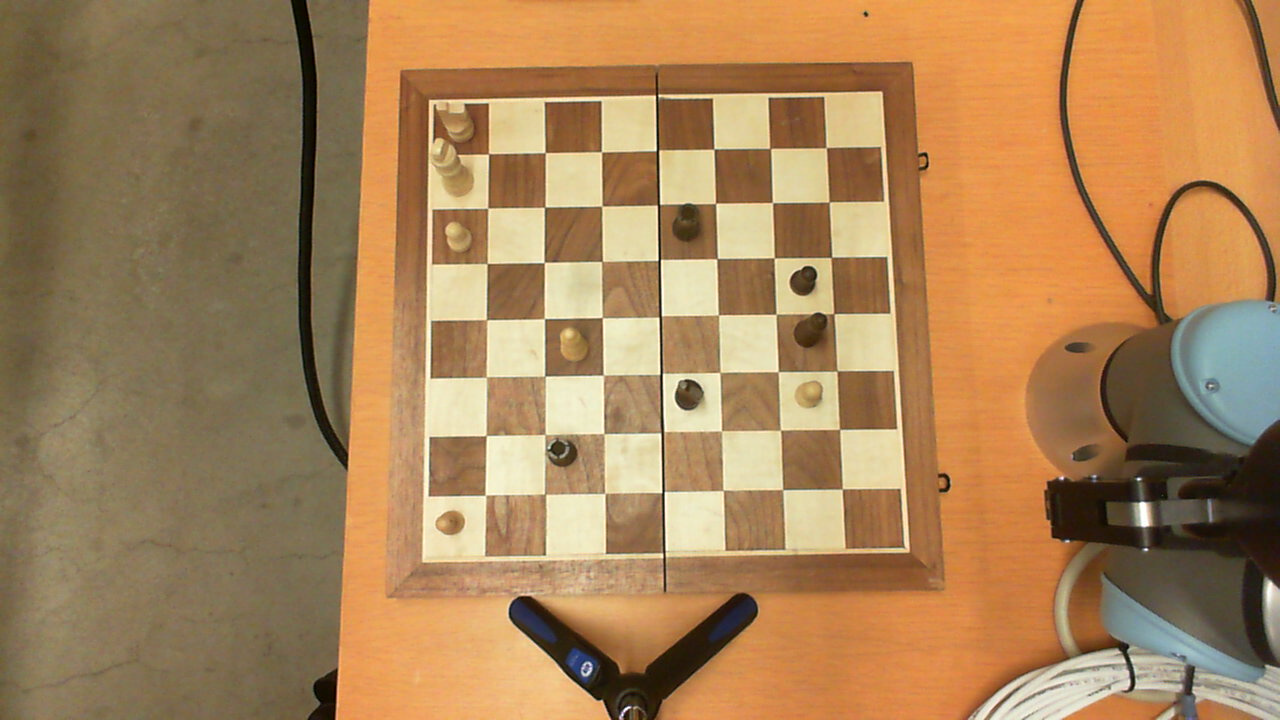
#> input picture computervision/images/2017-02-01-094746.jpg, 1280 x 720 px
$ python asdf.py images/2017-02-01-094746.jpg   (Python 2 division)   (older library calls are emulated)
#> lines starting #> are read from the running program, lines starting #| are printed output that depends on the picture; after the words box and inside, x2 and y2 are one past the last pixel; in counts of white or black regions, pixels touching at a corner belong together
import cv2
import numpy as np
import sys

def imshow(image):
    resized = cv2.resize(image, (image.shape[0]/3, image.shape[1]/3))
    cv2.imshow('output', resized)
    cv2.waitKey(0)

img = cv2.imread(sys.argv[1])
#> img is the input picture: shape (720, 1280, 3); mean B, G, R 88, 130.8, 167.8
img = cv2.GaussianBlur(img,(5,5),0)
gray = cv2.cvtColor(img,cv2.COLOR_BGR2GRAY)
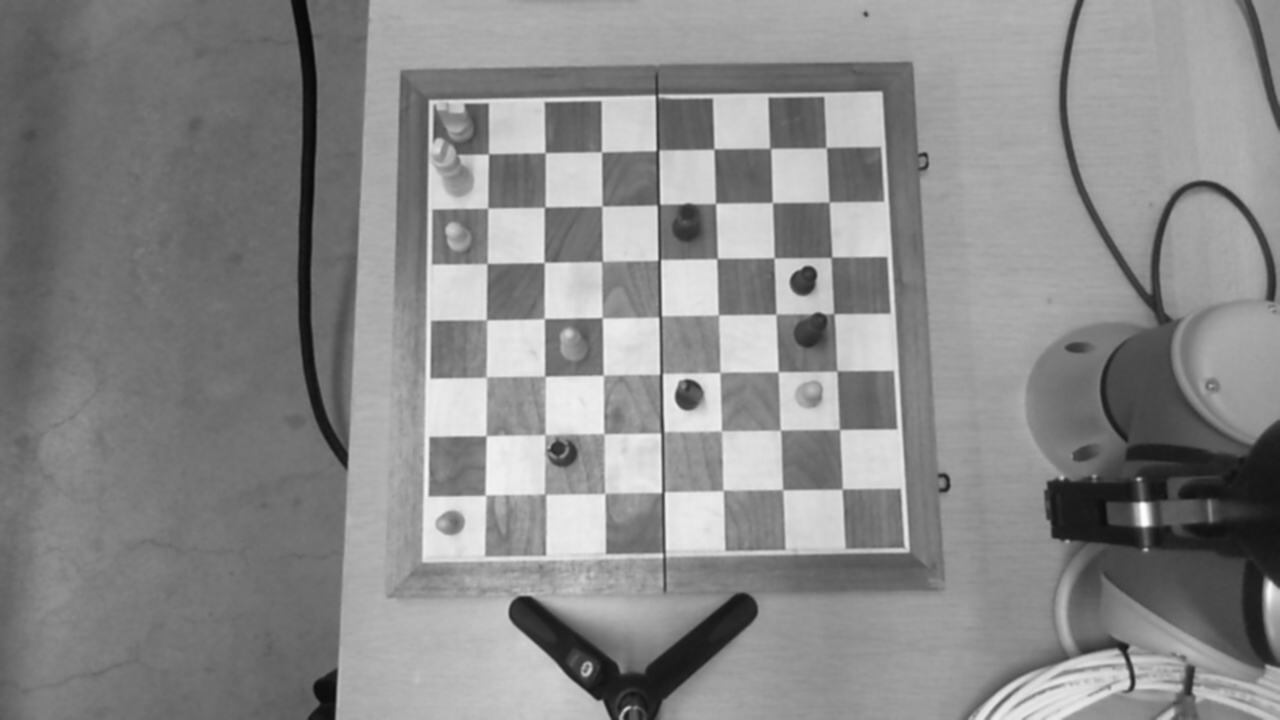
#> gray: shape (720, 1280); min 8, max 254, mean 137
mask = np.zeros((gray.shape),np.uint8)
# [6 lines of commented-out code are left out]
thresh = cv2.adaptiveThreshold(gray,255,0,1,19,2)
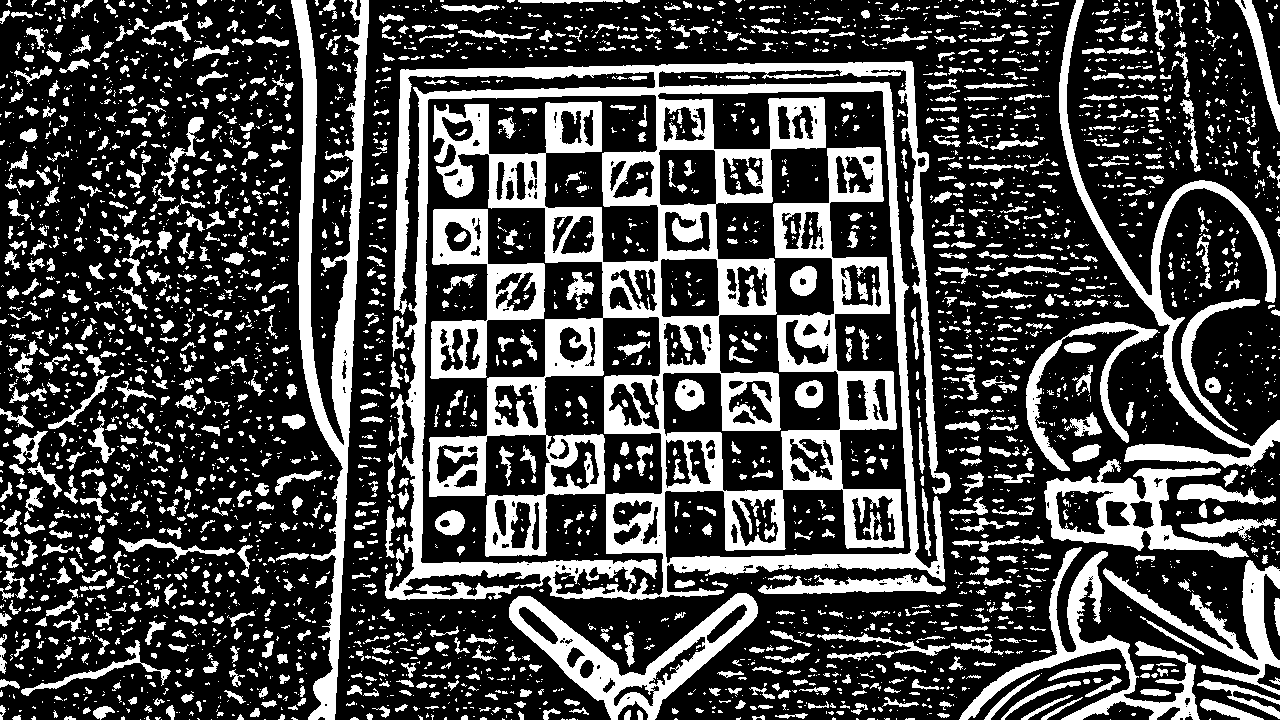
#> thresh: shape (720, 1280); 28.8% white; 3766 white regions (2521 under 20 px)
contour,hier = cv2.findContours(thresh,cv2.RETR_TREE,cv2.CHAIN_APPROX_SIMPLE)
#> contour = 4219 contours, 3238 with area under 20; largest, box (x1, y1, x2, y2) and area: (385, 61, 951, 600) 252040, (420, 94, 664, 596) 68825, (657, 90, 912, 564) 52752, (291, 0, 369, 720) 13682, (509, 593, 758, 720) 10579
imshow(thresh)
#> in imshow, `resized = cv2.resize(image, (image.shape[0]/3, image.shape[1]/3))`:
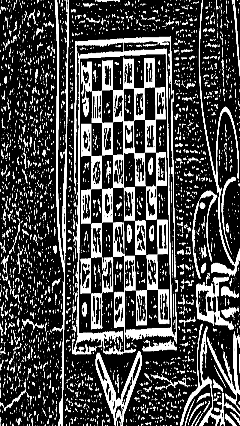
#> resized: shape (426, 240); min 0, max 255, mean 73.3
max_area = 0
best_cnt = None
for cnt in contour:
    area = cv2.contourArea(cnt)
    if area > 1000:
        if area > max_area:
            max_area = area
            best_cnt = cnt
#> this loop made 4219 passes
#> (area, max_area) on passes 788, 3114: (10579, 10579), (252040.5, 252040.5)
#> area on passes 34, 36, 38, 40, 47, 49: 20.5, 22.5, 20.5, 23, 29, 60
#> after the loop, best_cnt = contour of 2095 points, box (x1, y1, x2, y2) (385, 61, 951, 600), area 252040; max_area = 252040.5

cv2.drawContours(mask,[best_cnt],0,255,-1)
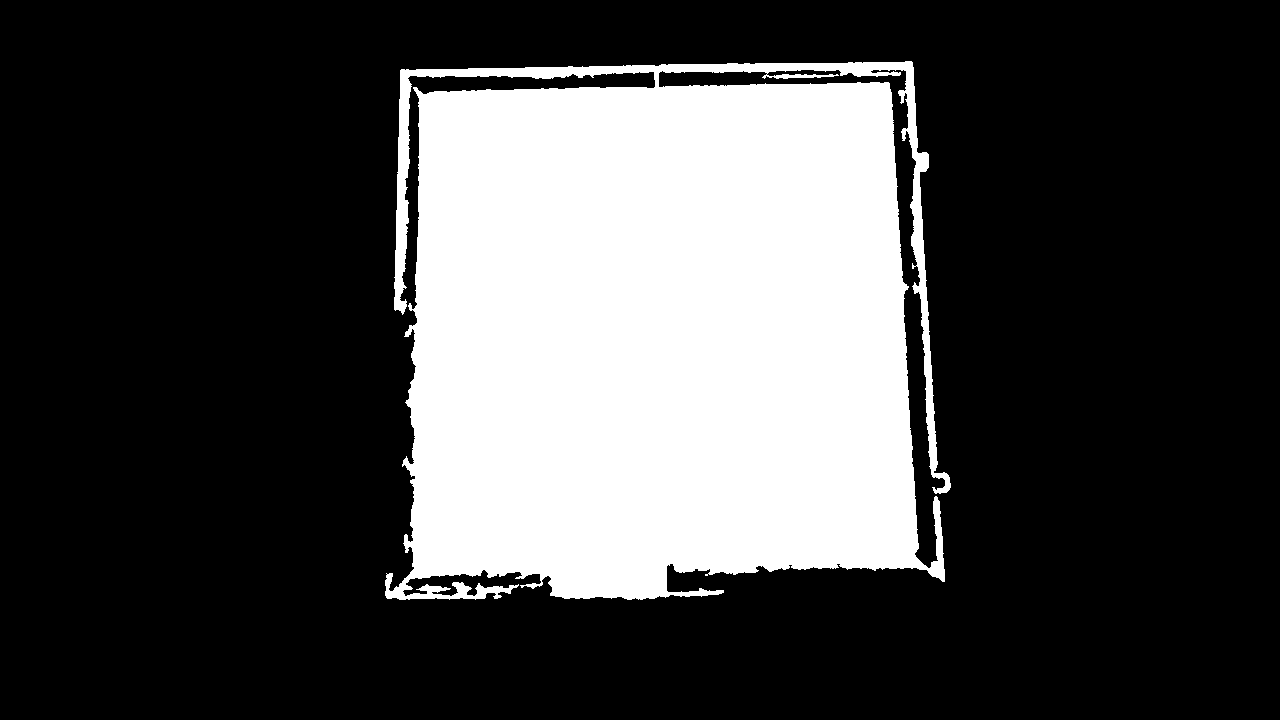
#> mask: shape (720, 1280); 27.7% white; 1 white region, box (x1, y1, x2, y2) and area: (385, 61, 951, 600) 254930
cv2.drawContours(mask,[best_cnt],0,0,2)
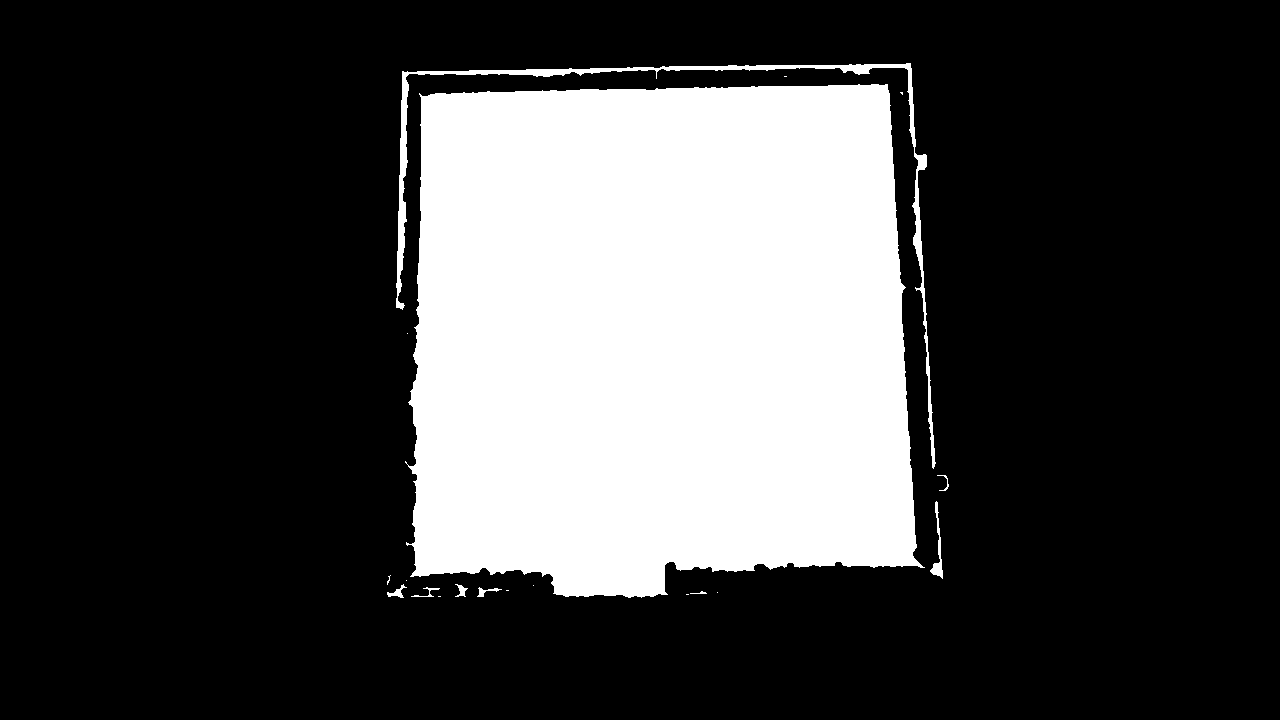
#> mask: shape (720, 1280); 26.3% white; 19 white regions (10 under 20 px), largest, box (x1, y1, x2, y2) and area: (405, 84, 925, 598) 236624, (396, 63, 936, 469) 5260, (930, 501, 943, 579) 290

#> (the run stopped early here; a loop or call above may not have finished)
